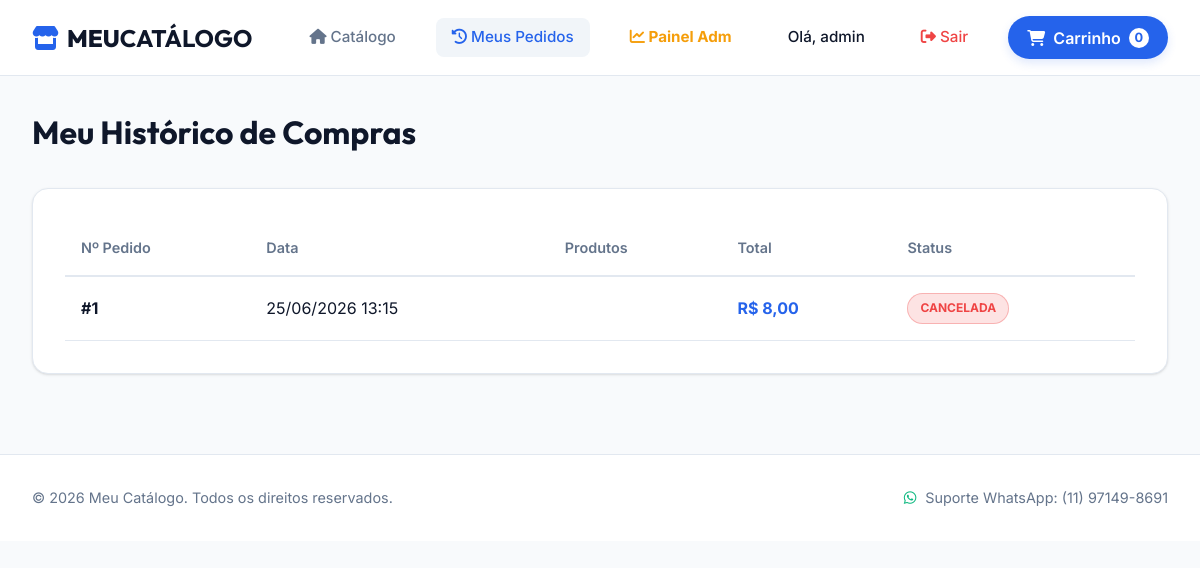
/historico/ (signed in), run on an earlier commit of the app's database.
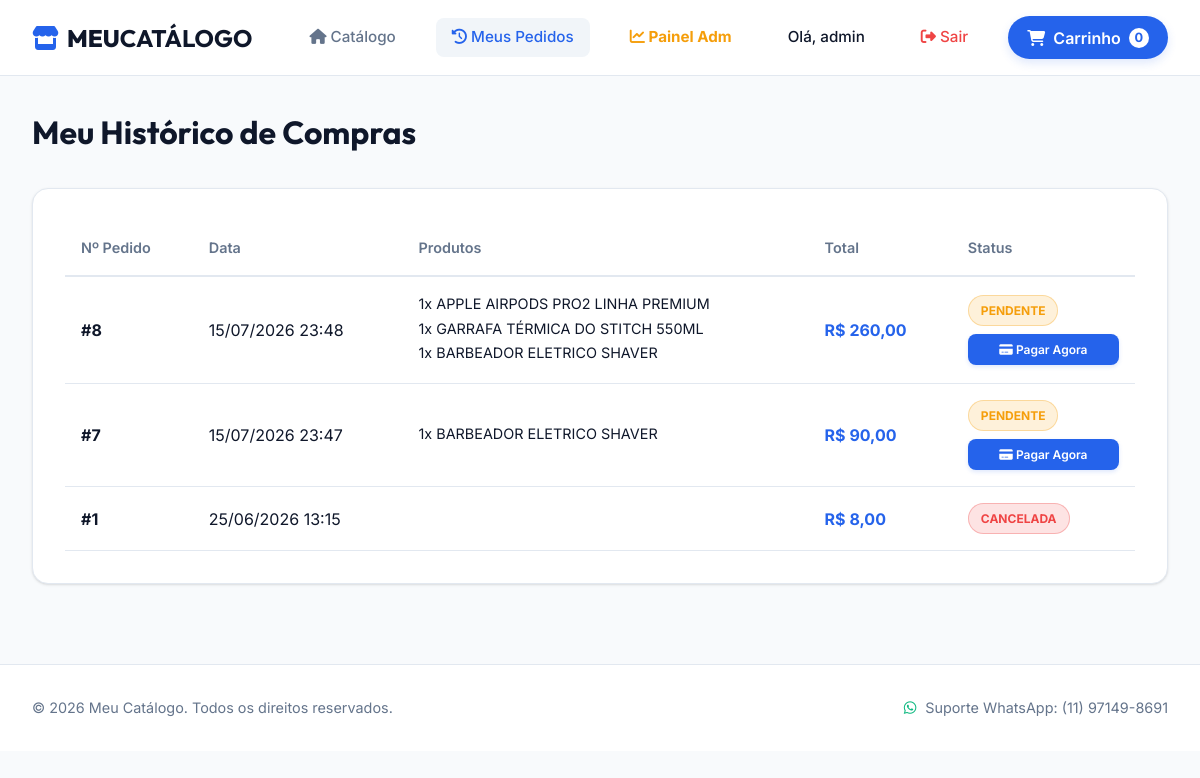
And on a later commit of the database.
### catalogo/models.py (models this page shows, shortened)
class Purchase(models.Model):
    STATUS_CHOICES = [
        ("Pendente", "Pendente"),
        ("Finalizada", "Finalizada"),
        ("Cancelada", "Cancelada"),
    ]
    client = models.ForeignKey(Client, on_delete=models.CASCADE, related_name="purchases", verbose_name="Cliente")
    date = models.DateTimeField(default=timezone.now, verbose_name="Data da Compra")
    total_value = models.DecimalField(max_digits=10, decimal_places=2, default=0.00, verbose_name="Valor Total")
    status = models.CharField(max_length=20, choices=STATUS_CHOICES, default="Pendente", verbose_name="Status")
    payment_method = models.CharField(max_length=50, default="PIX", verbose_name="Método de Pagamento")
    payment_link = models.URLField(max_length=500, blank=True, default="", verbose_name="Link de Pagamento")
    discount = models.DecimalField(max_digits=10, decimal_places=2, default=0.00, verbose_name="Desconto")
    due_date = models.DateField(null=True, blank=True, verbose_name="Data para Pagar")
    is_paid = models.BooleanField(default=False, verbose_name="Pago")
    class Meta:
        verbose_name = "Compra"
        verbose_name_plural = "Compras"

class PurchaseItem(models.Model):
    purchase = models.ForeignKey(Purchase, on_delete=models.CASCADE, related_name="items", verbose_name="Compra")
    product = models.ForeignKey(Product, on_delete=models.PROTECT, related_name="purchase_items", verbose_name="Produto")
    quantity = models.IntegerField(default=1, verbose_name="Quantidade")
    price = models.DecimalField(max_digits=10, decimal_places=2, verbose_name="Preço Unitário")
    class Meta:
        verbose_name = "Item de Compra"
        verbose_name_plural = "Itens de Compra"

class Product(models.Model):
    code = models.CharField(max_length=50, unique=True, verbose_name="Código do Produto")
    name = models.CharField(max_length=200, verbose_name="Nome")
    cost_price = models.DecimalField(max_digits=10, decimal_places=2, verbose_name="Valor de Custo")
    sale_price = models.DecimalField(max_digits=10, decimal_places=2, verbose_name="Valor de Venda")
    category = models.ForeignKey(Category, on_delete=models.PROTECT, related_name="products", verbose_name="Categoria")
    stock = models.IntegerField(default=0, verbose_name="Quantidade em Estoque")
    description = models.TextField(verbose_name="Descrição do Produto")
    is_active = models.BooleanField(default=True, verbose_name="Ativo no Catálogo")
    created_at = models.DateTimeField(auto_now_add=True)
    updated_at = models.DateTimeField(auto_now=True)
    class Meta:
        verbose_name = "Produto"
        verbose_name_plural = "Produtos"

### catalogo/views.py (the view)
# urls.py: path('historico/', views.purchase_history, name='purchase_history'),
@login_required
def purchase_history(request):
    try:
        client = Client.objects.get(user=request.user)
        purchases = Purchase.objects.filter(client=client).order_by('-date')
    except Client.DoesNotExist:
        purchases = []
    return render(request, 'catalogo/history.html', {'purchases': purchases})

### catalogo/templates/catalogo/history.html (shortened to what this page needs)
{% extends 'catalogo/base.html' %}
{% block content %}
    <h1 style="margin-bottom: 2rem; font-family: var(--font-title);">Meu Histórico de Compras</h1>
    <div class="cart-section">
        {% if purchases %}
            <div class="table-responsive">
                <table class="admin-table">
                    <thead>
                        <tr>
                            <th>Nº Pedido</th>
                            <th>Data</th>
                            <th>Produtos</th>
                            <th>Total</th>
                            <th>Status</th>
                        </tr>
                    </thead>
                    <tbody>
                        {% for purchase in purchases %}
                            <tr>
                                <td style="font-weight: bold;">#{{ purchase.id }}</td>
                                <td>{{ purchase.date|date:"d/m/Y H:i" }}</td>
                                <td>
                                    <ul style="list-style: none; padding-left: 0;">
                                        {% for item in purchase.items.all %}
                                            <li style="font-size: 0.9rem; margin-bottom: 0.2rem;">
                                                {{ item.quantity }}x {{ item.product.name }}
                                            </li>
                                        {% endfor %}
                                    </ul>
                                </td>
                                <td style="font-weight: 700; color: var(--accent);">R$ {{ purchase.total_value }}</td>
                                <td>
                                    {% if purchase.status == 'Pendente' %}
                                         <span class="badge badge-pending">Pendente</span>
                                         {% if purchase.payment_link %}
                                             <a href="{{ purchase.payment_link }}" target="_blank" class="btn btn-sm btn-primary" style="margin-top: 0.5rem; display: block; font-size: 0.75rem; text-align: center;">
                                                 <i class="fa-solid fa-credit-card"></i> Pagar Agora
                                             </a>
                                         {% endif %}
                                     {% elif purchase.status == 'Finalizada' %}
                                        <span class="badge badge-success">Finalizada</span>
                                    {% else %}
                                        <span class="badge badge-danger">Cancelada</span>
                                    {% endif %}
                                </td>
                            </tr>
                        {% endfor %}
                    </tbody>
                </table>
            </div>
        {% endif %}
    </div>
{% endblock %}

What changed in the data, as far as the page shows it:
added Purchase: id "8", date "15/07/2026 23:48", total_value "260,00"
added PurchaseItem: quantity "1", product.name "APPLE AIRPODS PRO2 LINHA PREMIUM", shown under "8"
added PurchaseItem: quantity "1", product.name "GARRAFA TÉRMICA DO STITCH 550ML", shown under "8"
added PurchaseItem: quantity "1", product.name "BARBEADOR ELETRICO SHAVER", shown under "8"
added Purchase: id "7", date "15/07/2026 23:47", total_value "90,00"
added PurchaseItem: quantity "1", product.name "BARBEADOR ELETRICO SHAVER", shown under "7"
